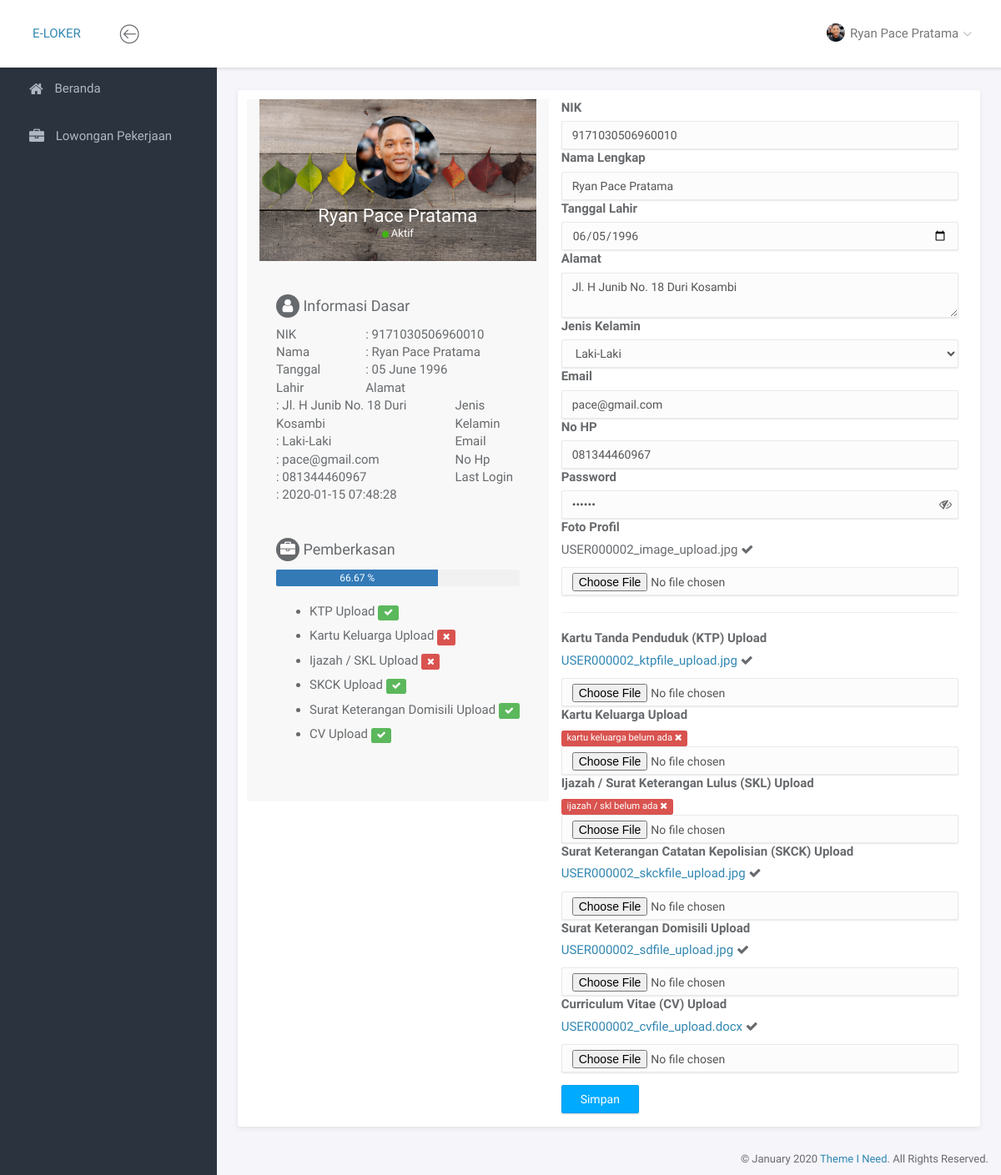
Before: /portal/index.php?page=profil (signed in) with the older database file.
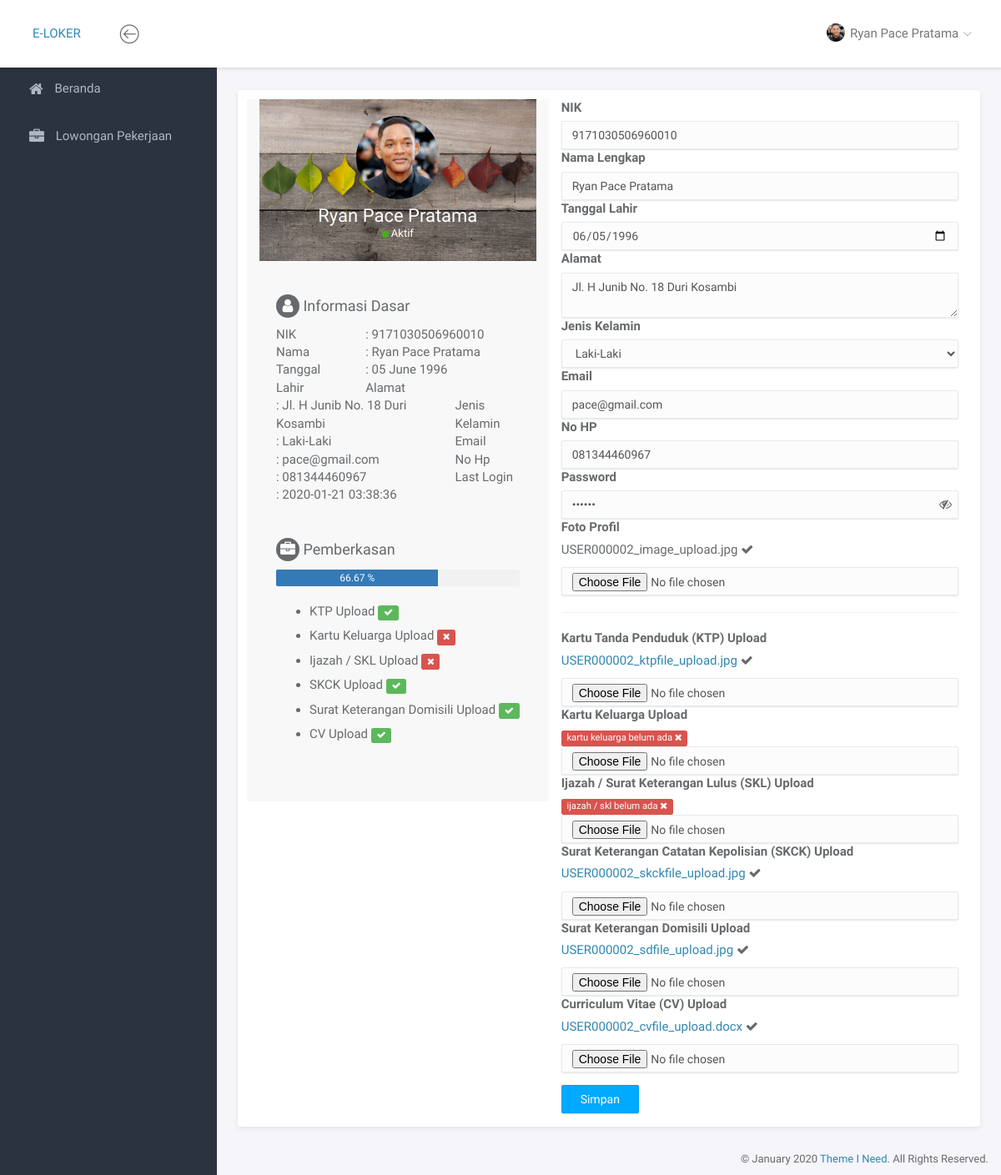
After: the same page with the newer database file.
### tables this page shows
CREATE TABLE `user` (
  `id` varchar(11) NOT NULL,
  `nik` varchar(16) DEFAULT NULL,
  `nama_lengkap` varchar(50) DEFAULT NULL,
  `tgl_lahir` date DEFAULT NULL,
  `alamat` text DEFAULT NULL,
  `jenis_kelamin` enum('L','P') DEFAULT NULL,
  `email` varchar(40) DEFAULT NULL,
  `no_hp` varchar(12) DEFAULT NULL,
  `password` varchar(10) DEFAULT NULL,
  `image_url` varchar(100) DEFAULT NULL,
  `login_terakhir` timestamp NULL DEFAULT NULL
);

CREATE TABLE `pemberkasan` (
  `id` int(10) NOT NULL,
  `user_id` varchar(11) DEFAULT NULL,
  `file_ktp_upload` varchar(100) DEFAULT NULL,
  `file_kk_upload` varchar(100) DEFAULT NULL,
  `file_ijazah_skl_upload` varchar(100) DEFAULT NULL,
  `file_skck_upload` varchar(100) DEFAULT NULL,
  `file_surat_domisili_upload` varchar(100) DEFAULT NULL,
  `file_cv_upload` varchar(100) DEFAULT NULL,
  `status_pemberkasan` int(1) DEFAULT NULL
);

### portal/service.php (called while the page is built, shortened)
<?php
if ($_SESSION['role'] == 2) {
    $getdatauser = mysqli_query($conn, "SELECT * FROM user WHERE email='$_SESSION[email]'");
    $auth = mysqli_fetch_array($getdatauser);
    $getdataberkas = mysqli_query($conn, "SELECT * FROM pemberkasan WHERE user_id='$auth[id]'");
    $pemberkasan = mysqli_fetch_array($getdataberkas);
} else {
    $getdatauser = mysqli_query($conn, "SELECT * FROM admin WHERE email='$_SESSION[email]'");
    $auth = mysqli_fetch_array($getdatauser);
}
?>

### portal/page/pendaftar/profil/profil.php (the view, shortened to what the rows shown need)
<?php
    $tmp = 0;
    for ($a=2;$a<=7;$a++) {
        if ($pemberkasan[$a] !== null){
            $tmp += 1;
        }
    }
    $presentasi = round(($tmp*100/6), 2);
?>
<div class="panel panel-headline">
    <div class="panel-body">
        <div class="row">
            <div class="col-md-5" style="background: #f8f8f8;">
                <div class="profile-header">
                    <div class="profile-main">
                        <img src="<?= $auth['image_url'] !== null ? 'file/gambar/'.$auth['image_url'] : 'assets/img/admin.png'  ?>" class="img-circle" width="100">
                        <h3 class="name"><?= $auth['nama_lengkap'] !== null ? $auth['nama_lengkap'] : $auth['email'] ?></h3>
                        <span class="online-status status-available">Aktif</span>
                    </div>
                </div>
                <div class="profile-detail">
                    <div class="profile-info">
                        <h4><i class="fa fa-user box-circle"></i> Informasi Dasar</h4>
                        <div class="row">
                        <div class="col-md-4">NIK</div>
                        <div class="col-md-8">: <?= $auth['nik'] !== null ? $auth['nik'] : '-' ?></div>
                        <div class="col-md-4">Nama</div>
                        <div class="col-md-8">: <?= $auth['nama_lengkap'] !== null ? $auth['nama_lengkap'] : '-' ?></div>
                        <div class="col-md-4">Tanggal Lahir</div>
                        <div class="col-md-8">: <?= date('d F Y', strtotime($auth['tgl_lahir'])) ?></div>
                        <div class="col-md-4">Alamat</div>
                        <div class="col-md-8">: <?= $auth['alamat'] ?></div>
                        <div class="col-md-4">Jenis Kelamin</div>
                        <div class="col-md-8">: <?= $auth['jenis_kelamin'] !== null ? $auth['jenis_kelamin'] == 'L' ? 'Laki-Laki' : 'Perempuan' : '-' ?></div>
                        <div class="col-md-4">Email</div>
                        <div class="col-md-8">: <?= $auth['email'] !== null ? $auth['email'] : '-' ?></div>
                        <div class="col-md-4">No Hp</div>
                        <div class="col-md-8">: <?= $auth['no_hp'] !== null ? $auth['no_hp'] : '-' ?></div>
                        <div class="col-md-4">Last Login</div>
                        <div class="col-md-8">: <?= $auth['login_terakhir'] !== null ? $auth['login_terakhir'] : '-' ?></div>
                        </div>
                    </div>
                    <div class="profile-info">
                        <h4><i class="fa fa-briefcase box-circle"></i> Pemberkasan</h4>
                        <div class="progress">
                            <div class="progress-bar" role="progressbar" aria-valuenow="<?= $presentasi ?>" aria-valuemin="0" aria-valuemax="100" style="width: <?= $presentasi ?>%">
                                <?= $presentasi > 0 ? $presentasi.' %' : '' ?>
                            </div>
                        </div>
                        <ul>
                            <li>KTP Upload <?= $pemberkasan[2] === null ? '<span class="label label-danger"><i class="fa fa-remove"></i><span>' : '<span class="label label-success"><i class="fa fa-check"></i><span>' ?></li>
                            <li>Kartu Keluarga Upload <?= $pemberkasan[3] === null ? '<span class="label label-danger"><i class="fa fa-remove"></i><span>' : '<span class="label label-success"><i class="fa fa-check"></i><span>' ?></li>
                            <li>Ijazah / SKL Upload <?= $pemberkasan[4] === null ? '<span class="label label-danger"><i class="fa fa-remove"></i><span>' : '<span class="label label-success"><i class="fa fa-check"></i><span>' ?> </li>
                            <li>SKCK Upload <?= $pemberkasan[5] === null ? '<span class="label label-danger"><i class="fa fa-remove"></i><span>' : '<span class="label label-success"><i class="fa fa-check"></i><span>' ?></li>
                            <li>Surat Keterangan Domisili Upload <?= $pemberkasan[6] === null ? '<span class="label label-danger"><i class="fa fa-remove"></i><span>' : '<span class="label label-success"><i class="fa fa-check"></i><span>' ?></li>
                            <li>CV Upload <?= $pemberkasan[7] === null ? '<span class="label label-danger"><i class="fa fa-remove"></i><span>' : '<span class="label label-success"><i class="fa fa-check"></i><span>' ?></li>
                        </ul>
                    </div>
                </div>
            </div>
            <div class="col-md-7">
                <form action="?page=profil" method="post" enctype="multipart/form-data">
                    <div class="row">
                        <div class="col-md-12">
                            <div clas="form-group">
                                <label>NIK</label>
                                <input class="form-control" type="text" name="nik" placeholder="isikan nik anda ..." value="<?= $auth['nik'] ?>" maxlength="16" autocomplete="OFF">
                            </div>
                        </div>
                    </div>
                    <div class="row">
                        <div class="col-md-12">
                            <div clas="form-group">
                                <label>Nama Lengkap</label>
                                <input class="form-control" type="text" name="namalengkap" placeholder="isikan nama lengkap anda ..." value="<?= $auth['nama_lengkap'] ?>" autocomplete="OFF">
                            </div>
                        </div>
                    </div>
                    <div class="row">
                        <div class="col-md-12">
                            <div clas="form-group">
                                <label>Tanggal Lahir</label>
                                <input class="form-control" type="date" name="tgllahir" placeholder="isikan nama lengkap anda ..." value="<?= date('Y-m-d', strtotime($auth['tgl_lahir'])) ?>" autocomplete="OFF">
                            </div>
                        </div>
                    </div>
                    <div class="row">
                        <div class="col-md-12">
                            <div clas="form-group">
                                <label>Alamat</label>
                                <textarea class="form-control" name="alamat"><?= $auth['alamat'] ?></textarea>
                            </div>
                        </div>
                    </div>
                    <div class="row">
                        <div class="col-md-12">
                            <div clas="form-group">
                                <label>Jenis Kelamin</label>
                                <select class="form-control" name="jeniskelamin">
                                    <option value="L" <?= $auth['jenis_kelamin'] == 'L' ? 'selected' : '' ?>>Laki-Laki</option>
                                </select>
                            </div>
                        </div>
                    </div>
                    <div class="row">
                        <div class="col-md-12">
                            <div clas="form-group">
                                <label>Email</label>
                                <input class="form-control" type="email" name="email" placeholder="isikan alamat email anda ..." value="<?= $auth['email'] ?>" autocomplete="OFF">
                            </div>
                        </div>
                    </div>
                    <div class="row">
                        <div class="col-md-12">
                            <div clas="form-group">
                                <label>No HP</label>
                                <input class="form-control" type="text" name="nohp" placeholder="isikan no hp anda ..." value="<?= $auth['no_hp'] ?>" maxlength="12" autocomplete="OFF">
                            </div>
                        </div>
                    </div>
                    <div class="row">
                        <div class="col-md-12">
                            <div clas="form-group">
                                <label>Password</label>
                                <input id="password-field" name="password" maxlength="10" type="password" class="form-control" value="<?= $auth['password'] ?>" autocomplete="OFF" >
                                <span toggle="#password-field" class="fa fa-eye-slash field-icon toggle-password"></span>
                            </div>
                        </div>
                    </div>
                    <div class="row">
                        <div class="col-md-12">
                            <div clas="form-group">
                                <label>Foto Profil</label>
                                <?= $auth['image_url'] !== null ? '<p>'.$auth['image_url'].' <i class="fa fa-check"></i></p>' : '<br /><span class="label label-danger">foto profil belum ada <i class="fa fa-remove"></i></span>' ?>
                                <input class="form-control" type="file" name="imageurl">
                            </div>
                        </div>
                    </div>
                    <hr>
                    <div class="row">
                        <div class="col-md-12">
                            <div clas="form-group">
                                <label>Kartu Tanda Penduduk (KTP) Upload</label>
                                <?= $pemberkasan[2] !== null ? '<p><a target="_blank" href="file/pemberkasan/'.$pemberkasan[2].'">'.$pemberkasan[2].'</a> <i class="fa fa-check"></i></p>' : '<br /><span class="label label-danger">ktp belum ada <i class="fa fa-remove"></i></span>' ?>
                                <input class="form-control" type="file" name="ktpfile">
                            </div>
                        </div>
                    </div>
                    <div class="row">
                        <div class="col-md-12">
                            <div clas="form-group">
                                <label>Kartu Keluarga Upload</label>
                                <?= $pemberkasan[3] !== null ? '<p><a target="_blank" href="file/pemberkasan/'.$pemberkasan[3].'">'.$pemberkasan[3].'</a> <i class="fa fa-check"></i></p>' : '<br /><span class="label label-danger">kartu keluarga belum ada <i class="fa fa-remove"></i></span>' ?>
                                <input class="form-control" type="file" name="kkfile">
                            </div>
                        </div>
                    </div>
                    <div class="row">
                        <div class="col-md-12">
                            <div clas="form-group">
                                <label>Ijazah / Surat Keterangan Lulus (SKL) Upload</label>
                                <?= $pemberkasan[4] !== null ? '<p><a target="_blank" href="file/pemberkasan/'.$pemberkasan[4].'">'.$pemberkasan[4].'</a> <i class="fa fa-check"></i></p>' : '<br /><span class="label label-danger">ijazah / skl belum ada <i class="fa fa-remove"></i></span>' ?>
                                <input class="form-control" type="file" name="ijazahfile">
                            </div>
                        </div>
                    </div>
                    <div class="row">
                        <div class="col-md-12">
                            <div clas="form-group">
                                <label>Surat Keterangan Catatan Kepolisian (SKCK) Upload</label>
                                <?= $pemberkasan[5] !== null ? '<p><a target="_blank" href="file/pemberkasan/'.$pemberkasan[5].'">'.$pemberkasan[5].'</a> <i class="fa fa-check"></i></p>' : '<br /><span class="label label-danger">skck belum ada <i class="fa fa-remove"></i></span>' ?>
                                <input class="form-control" type="file" name="skckfile">
                            </div>
                        </div>
                    </div>
                    <div class="row">
                        <div class="col-md-12">
                            <div clas="form-group">
                                <label>Surat Keterangan Domisili Upload</label>
                                <?= $pemberkasan[6] !== null ? '<p><a target="_blank" href="file/pemberkasan/'.$pemberkasan[6].'">'.$pemberkasan[6].'</a> <i class="fa fa-check"></i></p>' : '<br /><span class="label label-danger">surat keterangan domisili belum ada <i class="fa fa-remove"></i></span>' ?>
                                <input class="form-control" type="file" name="sdfile">
                            </div>
                        </div>
                    </div>
                    <div class="row">
                        <div class="col-md-12">
                            <div clas="form-group">
                                <label>Curriculum Vitae (CV) Upload</label>
                                <?= $pemberkasan[7] !== null ? '<p><a target="_blank" href="file/pemberkasan/'.$pemberkasan[7].'">'.$pemberkasan[7].'</a> <i class="fa fa-check"></i></p>' : '<br /><span class="label label-danger">CV belum ada <i class="fa fa-remove"></i></span>' ?>
                                <input class="form-control" type="file" name="cvfile">
                            </div>
                        </div>
                    </div>
                    <div class="row" style="margin-top:15px;">
                        <div class="col-md-12">
                            <div clas="form-group">
                                <input class="btn btn-primary" type="submit" name="submit" value="Simpan">
                            </div>
                        </div>
                    </div>
                </form>
            </div>
        </div>
    </div>
</div>

### portal/header.php (shortened to what the rows shown need)
<nav class="navbar navbar-default navbar-fixed-top">
	<div class="brand">
		<a href="?page=beranda">E-LOKER</a>
	</div>
	<div class="container-fluid">
		<div class="navbar-btn">
			<button type="button" class="btn-toggle-fullwidth"><i class="lnr lnr-arrow-left-circle"></i></button>
		</div>
		<div id="navbar-menu">
			<ul class="nav navbar-nav navbar-right">
				<li class="dropdown">
					<a href="#" class="dropdown-toggle" data-toggle="dropdown"><img src="<?= $_SESSION['role'] == 2 ? $auth['image_url'] !== null ? 'file/gambar/'.$auth['image_url'] : 'assets/img/admin.png' : 'assets/img/admin.png' ?>" class="img-circle" alt="Avatar"> <span><?= isset($auth['nama_lengkap']) ? $auth['nama_lengkap'] : $auth['email']  ?></span> <i class="icon-submenu lnr lnr-chevron-down"></i></a>
				</li>
			</ul>
		</div>
	</div>
</nav>

Changed rows visible on the page:
changed user "Ryan Pace Pratama": login_terakhir "2020-01-15 07:48:28" → "2020-01-21 03:38:36"
